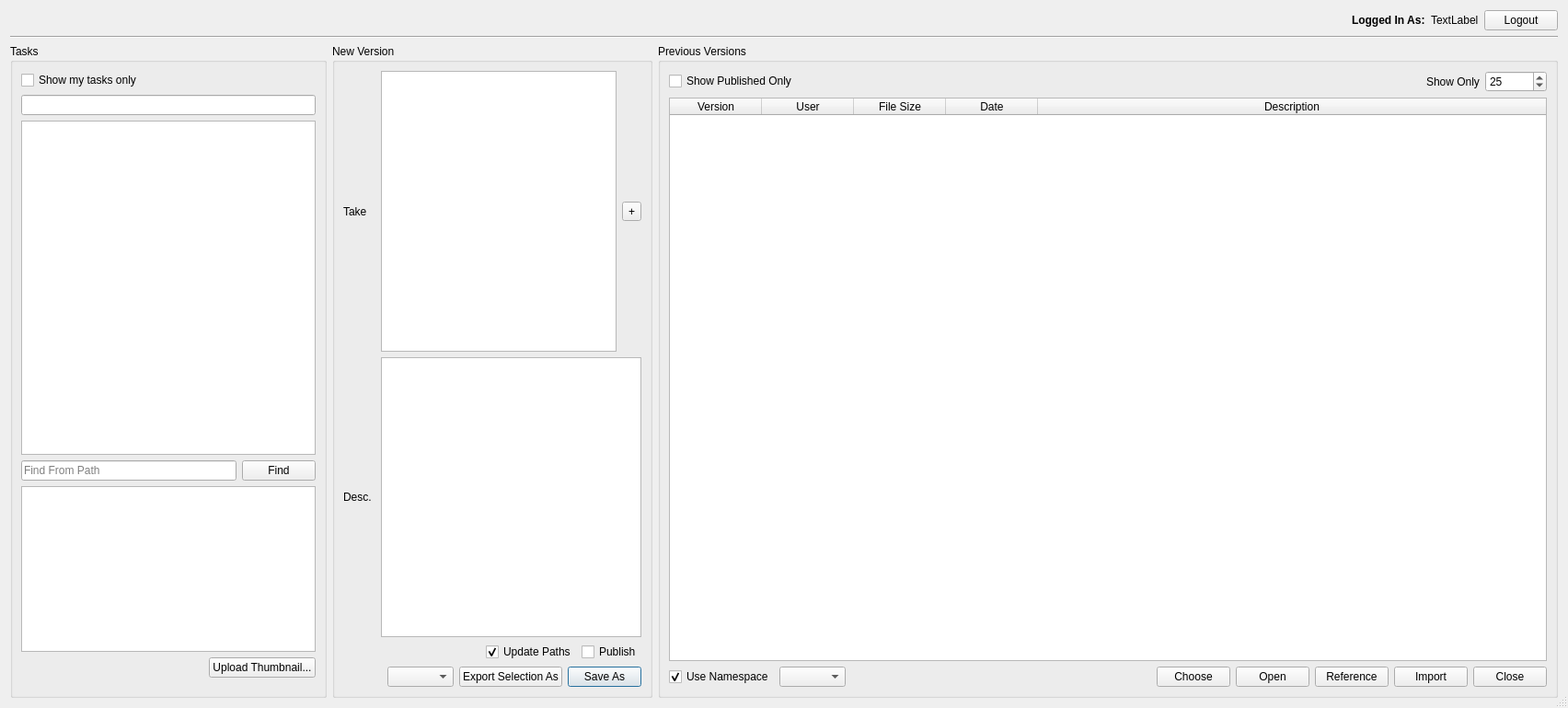
<?xml version="1.0" encoding="UTF-8"?>
<ui version="4.0">
 <class>Dialog</class>
 <widget class="QDialog" name="Dialog">
  <property name="windowModality">
   <enum>Qt::ApplicationModal</enum>
  </property>
  <property name="geometry">
   <rect>
    <x>0</x>
    <y>0</y>
    <width>1704</width>
    <height>769</height>
   </rect>
  </property>
  <property name="sizePolicy">
   <sizepolicy hsizetype="Preferred" vsizetype="Preferred">
    <horstretch>1</horstretch>
    <verstretch>1</verstretch>
   </sizepolicy>
  </property>
  <property name="windowTitle">
   <string>Version Creator - Stalker</string>
  </property>
  <property name="sizeGripEnabled">
   <bool>true</bool>
  </property>
  <property name="modal">
   <bool>true</bool>
  </property>
  <layout class="QHBoxLayout" name="horizontalLayout">
   <item>
    <widget class="QWidget" name="verticalWidget" native="true">
     <property name="sizePolicy">
      <sizepolicy hsizetype="Preferred" vsizetype="Preferred">
       <horstretch>1</horstretch>
       <verstretch>1</verstretch>
      </sizepolicy>
     </property>
     <layout class="QVBoxLayout" name="verticalLayout" stretch="0,0,0">
      <property name="sizeConstraint">
       <enum>QLayout::SetMaximumSize</enum>
      </property>
      <property name="margin">
       <number>0</number>
      </property>
      <item>
       <layout class="QHBoxLayout" name="horizontalLayout_11">
        <item>
         <spacer name="horizontalSpacer">
          <property name="orientation">
           <enum>Qt::Horizontal</enum>
          </property>
          <property name="sizeHint" stdset="0">
           <size>
            <width>40</width>
            <height>20</height>
           </size>
          </property>
         </spacer>
        </item>
        <item>
         <widget class="QLabel" name="logged_in_as_label">
          <property name="text">
           <string>&lt;b&gt;Logged In As:&lt;/b&gt;</string>
          </property>
          <property name="textFormat">
           <enum>Qt::AutoText</enum>
          </property>
         </widget>
        </item>
        <item>
         <widget class="QLabel" name="logged_in_user_label">
          <property name="text">
           <string>TextLabel</string>
          </property>
         </widget>
        </item>
        <item>
         <widget class="QPushButton" name="logout_pushButton">
          <property name="text">
           <string>Logout</string>
          </property>
         </widget>
        </item>
       </layout>
      </item>
      <item>
       <widget class="Line" name="line_3">
        <property name="orientation">
         <enum>Qt::Horizontal</enum>
        </property>
       </widget>
      </item>
      <item>
       <layout class="QHBoxLayout" name="horizontalLayout_14" stretch="0,0,1">
        <item>
         <widget class="QGroupBox" name="tasks_groupBox">
          <property name="title">
           <string>Tasks</string>
          </property>
          <layout class="QVBoxLayout" name="verticalLayout_2">
           <property name="topMargin">
            <number>9</number>
           </property>
           <item>
            <widget class="QCheckBox" name="my_tasks_only_checkBox">
             <property name="text">
              <string>Show my tasks only</string>
             </property>
             <property name="checked">
              <bool>false</bool>
             </property>
            </widget>
           </item>
           <item>
            <layout class="QHBoxLayout" name="horizontalLayout_4">
             <item>
              <widget class="QLineEdit" name="search_task_lineEdit"/>
             </item>
            </layout>
           </item>
           <item>
            <widget class="QTreeView" name="tasks_treeView">
             <property name="toolTip">
              <string>&lt;html&gt;&lt;head/&gt;&lt;body&gt;&lt;p&gt;Right Click:&lt;/p&gt;&lt;ul style=&quot;margin-top: 0px; margin-bottom: 0px; margin-left: 0px; margin-right: 0px; -qt-list-indent: 1;&quot;&gt;&lt;li style=&quot; margin-top:12px; margin-bottom:0px; margin-left:0px; margin-right:0px; -qt-block-indent:0; text-indent:0px;&quot;&gt;To go to the &lt;span style=&quot; font-weight:600;&quot;&gt;Dependent Tasks&lt;/span&gt;&lt;/li&gt;&lt;li style=&quot; margin-top:0px; margin-bottom:12px; margin-left:0px; margin-right:0px; -qt-block-indent:0; text-indent:0px;&quot;&gt;To go to the &lt;span style=&quot; font-weight:600;&quot;&gt;Dependee Tasks&lt;/span&gt;&lt;/li&gt;&lt;/ul&gt;&lt;p&gt;&lt;br/&gt;&lt;/p&gt;&lt;/body&gt;&lt;/html&gt;</string>
             </property>
             <property name="editTriggers">
              <set>QAbstractItemView::NoEditTriggers</set>
             </property>
             <property name="alternatingRowColors">
              <bool>true</bool>
             </property>
             <property name="uniformRowHeights">
              <bool>true</bool>
             </property>
             <attribute name="headerCascadingSectionResizes">
              <bool>true</bool>
             </attribute>
            </widget>
           </item>
           <item>
            <layout class="QHBoxLayout" name="horizontalLayout_3">
             <item>
              <widget class="QLineEdit" name="find_from_path_lineEdit">
               <property name="placeholderText">
                <string>Find From Path</string>
               </property>
              </widget>
             </item>
             <item>
              <widget class="QPushButton" name="find_from_path_pushButton">
               <property name="text">
                <string>Find</string>
               </property>
              </widget>
             </item>
            </layout>
           </item>
           <item>
            <widget class="QGraphicsView" name="thumbnail_graphicsView">
             <property name="sizePolicy">
              <sizepolicy hsizetype="Fixed" vsizetype="Fixed">
               <horstretch>0</horstretch>
               <verstretch>0</verstretch>
              </sizepolicy>
             </property>
             <property name="minimumSize">
              <size>
               <width>320</width>
               <height>180</height>
              </size>
             </property>
             <property name="maximumSize">
              <size>
               <width>320</width>
               <height>180</height>
              </size>
             </property>
             <property name="autoFillBackground">
              <bool>false</bool>
             </property>
             <property name="verticalScrollBarPolicy">
              <enum>Qt::ScrollBarAlwaysOff</enum>
             </property>
             <property name="horizontalScrollBarPolicy">
              <enum>Qt::ScrollBarAlwaysOff</enum>
             </property>
             <property name="backgroundBrush">
              <brush brushstyle="SolidPattern">
               <color alpha="255">
                <red>0</red>
                <green>0</green>
                <blue>0</blue>
               </color>
              </brush>
             </property>
             <property name="interactive">
              <bool>false</bool>
             </property>
             <property name="renderHints">
              <set>QPainter::Antialiasing|QPainter::HighQualityAntialiasing|QPainter::SmoothPixmapTransform|QPainter::TextAntialiasing</set>
             </property>
            </widget>
           </item>
           <item>
            <layout class="QHBoxLayout" name="horizontalLayout_16">
             <property name="bottomMargin">
              <number>10</number>
             </property>
             <item>
              <spacer name="horizontalSpacer_10">
               <property name="orientation">
                <enum>Qt::Horizontal</enum>
               </property>
               <property name="sizeHint" stdset="0">
                <size>
                 <width>40</width>
                 <height>20</height>
                </size>
               </property>
              </spacer>
             </item>
             <item>
              <widget class="QPushButton" name="upload_thumbnail_pushButton">
               <property name="text">
                <string>Upload Thumbnail...</string>
               </property>
              </widget>
             </item>
            </layout>
           </item>
          </layout>
         </widget>
        </item>
        <item>
         <widget class="QGroupBox" name="new_version_groupBox">
          <property name="font">
           <font>
            <weight>50</weight>
            <bold>false</bold>
           </font>
          </property>
          <property name="title">
           <string>New Version</string>
          </property>
          <layout class="QVBoxLayout" name="verticalLayout_6">
           <item>
            <layout class="QGridLayout" name="gridLayout_3">
             <item row="0" column="0">
              <widget class="QLabel" name="takes_label">
               <property name="minimumSize">
                <size>
                 <width>35</width>
                 <height>0</height>
                </size>
               </property>
               <property name="font">
                <font>
                 <weight>50</weight>
                 <bold>false</bold>
                </font>
               </property>
               <property name="text">
                <string>Take</string>
               </property>
              </widget>
             </item>
             <item row="1" column="0">
              <widget class="QLabel" name="description_label">
               <property name="minimumSize">
                <size>
                 <width>35</width>
                 <height>0</height>
                </size>
               </property>
               <property name="text">
                <string>Desc.</string>
               </property>
              </widget>
             </item>
             <item row="0" column="1">
              <layout class="QHBoxLayout" name="horizontalLayout_6">
               <item>
                <widget class="QListWidget" name="takes_listWidget"/>
               </item>
               <item>
                <widget class="QToolButton" name="add_take_toolButton">
                 <property name="text">
                  <string>+</string>
                 </property>
                </widget>
               </item>
              </layout>
             </item>
             <item row="1" column="1">
              <widget class="QTextEdit" name="description_textEdit">
               <property name="enabled">
                <bool>true</bool>
               </property>
               <property name="tabChangesFocus">
                <bool>true</bool>
               </property>
               <property name="html">
                <string>&lt;!DOCTYPE HTML PUBLIC &quot;-//W3C//DTD HTML 4.0//EN&quot; &quot;http://www.w3.org/TR/REC-html40/strict.dtd&quot;&gt;
&lt;html&gt;&lt;head&gt;&lt;meta name=&quot;qrichtext&quot; content=&quot;1&quot; /&gt;&lt;style type=&quot;text/css&quot;&gt;
p, li { white-space: pre-wrap; }
&lt;/style&gt;&lt;/head&gt;&lt;body style=&quot; font-family:'Cantarell'; font-size:11pt; font-weight:400; font-style:normal;&quot;&gt;
&lt;p style=&quot;-qt-paragraph-type:empty; margin-top:0px; margin-bottom:0px; margin-left:0px; margin-right:0px; -qt-block-indent:0; text-indent:0px; font-family:'Sans Serif'; font-size:9pt;&quot;&gt;&lt;br /&gt;&lt;/p&gt;&lt;/body&gt;&lt;/html&gt;</string>
               </property>
              </widget>
             </item>
            </layout>
           </item>
           <item>
            <layout class="QHBoxLayout" name="horizontalLayout_7">
             <item>
              <spacer name="horizontalSpacer_8">
               <property name="orientation">
                <enum>Qt::Horizontal</enum>
               </property>
               <property name="sizeHint" stdset="0">
                <size>
                 <width>40</width>
                 <height>20</height>
                </size>
               </property>
              </spacer>
             </item>
             <item>
              <widget class="QCheckBox" name="update_paths_checkBox">
               <property name="text">
                <string>Update Paths</string>
               </property>
               <property name="checked">
                <bool>true</bool>
               </property>
              </widget>
             </item>
             <item>
              <widget class="QCheckBox" name="publish_checkBox">
               <property name="text">
                <string>Publish</string>
               </property>
              </widget>
             </item>
            </layout>
           </item>
           <item>
            <layout class="QHBoxLayout" name="horizontalLayout_2">
             <item>
              <spacer name="horizontalSpacer_7">
               <property name="orientation">
                <enum>Qt::Horizontal</enum>
               </property>
               <property name="sizeHint" stdset="0">
                <size>
                 <width>40</width>
                 <height>20</height>
                </size>
               </property>
              </spacer>
             </item>
             <item>
              <widget class="QComboBox" name="environment_comboBox"/>
             </item>
             <item>
              <widget class="QPushButton" name="export_as_pushButton">
               <property name="text">
                <string>Export Selection As</string>
               </property>
              </widget>
             </item>
             <item>
              <widget class="QPushButton" name="save_as_pushButton">
               <property name="text">
                <string>Save As</string>
               </property>
               <property name="default">
                <bool>true</bool>
               </property>
              </widget>
             </item>
            </layout>
           </item>
          </layout>
         </widget>
        </item>
        <item>
         <widget class="QGroupBox" name="previous_versions_groupBox">
          <property name="title">
           <string>Previous Versions</string>
          </property>
          <layout class="QVBoxLayout" name="verticalLayout_7">
           <item>
            <layout class="QHBoxLayout" name="horizontalLayout_10">
             <item>
              <widget class="QCheckBox" name="show_published_only_checkBox">
               <property name="text">
                <string>Show Published Only</string>
               </property>
              </widget>
             </item>
             <item>
              <spacer name="horizontalSpacer_9">
               <property name="orientation">
                <enum>Qt::Horizontal</enum>
               </property>
               <property name="sizeHint" stdset="0">
                <size>
                 <width>40</width>
                 <height>20</height>
                </size>
               </property>
              </spacer>
             </item>
             <item>
              <widget class="QLabel" name="show_only_label">
               <property name="text">
                <string>Show Only</string>
               </property>
              </widget>
             </item>
             <item>
              <widget class="QSpinBox" name="version_count_spinBox">
               <property name="maximum">
                <number>999999</number>
               </property>
               <property name="value">
                <number>25</number>
               </property>
              </widget>
             </item>
            </layout>
           </item>
           <item>
            <widget class="QTableWidget" name="previous_versions_tableWidget">
             <property name="toolTip">
              <string>&lt;html&gt;&lt;head/&gt;&lt;body&gt;&lt;p&gt;Right click to:&lt;/p&gt;&lt;ul style=&quot;margin-top: 0px; margin-bottom: 0px; margin-left: 0px; margin-right: 0px; -qt-list-indent: 1;&quot;&gt;&lt;li&gt;&lt;span style=&quot; font-weight:600;&quot;&gt;Copy Path&lt;/span&gt;&lt;/li&gt;&lt;li&gt;&lt;span style=&quot; font-weight:600;&quot;&gt;Browse Path&lt;/span&gt;&lt;/li&gt;&lt;li&gt;&lt;span style=&quot; font-weight:600;&quot;&gt;Change Description&lt;/span&gt;&lt;/li&gt;&lt;/ul&gt;&lt;p&gt;Double click to:&lt;/p&gt;&lt;ul style=&quot;margin-top: 0px; margin-bottom: 0px; margin-left: 0px; margin-right: 0px; -qt-list-indent: 1;&quot;&gt;&lt;li style=&quot; margin-top:12px; margin-bottom:12px; margin-left:0px; margin-right:0px; -qt-block-indent:0; text-indent:0px;&quot;&gt;&lt;span style=&quot; font-weight:600;&quot;&gt;Open&lt;/span&gt;&lt;/li&gt;&lt;/ul&gt;&lt;/body&gt;&lt;/html&gt;</string>
             </property>
             <property name="editTriggers">
              <set>QAbstractItemView::NoEditTriggers</set>
             </property>
             <property name="alternatingRowColors">
              <bool>true</bool>
             </property>
             <property name="selectionMode">
              <enum>QAbstractItemView::SingleSelection</enum>
             </property>
             <property name="selectionBehavior">
              <enum>QAbstractItemView::SelectRows</enum>
             </property>
             <property name="showGrid">
              <bool>false</bool>
             </property>
             <property name="columnCount">
              <number>5</number>
             </property>
             <attribute name="horizontalHeaderStretchLastSection">
              <bool>true</bool>
             </attribute>
             <attribute name="verticalHeaderStretchLastSection">
              <bool>false</bool>
             </attribute>
             <column>
              <property name="text">
               <string>Version</string>
              </property>
             </column>
             <column>
              <property name="text">
               <string>User</string>
              </property>
             </column>
             <column>
              <property name="text">
               <string>File Size</string>
              </property>
             </column>
             <column>
              <property name="text">
               <string>Date</string>
              </property>
             </column>
             <column>
              <property name="text">
               <string>Description</string>
              </property>
             </column>
            </widget>
           </item>
           <item>
            <layout class="QHBoxLayout" name="horizontalLayout_5">
             <item>
              <widget class="QCheckBox" name="useNameSpace_checkBox">
               <property name="toolTip">
                <string>&lt;html&gt;&lt;head/&gt;&lt;body&gt;&lt;p&gt;Uncheck it if you are going to use &lt;span style=&quot; font-weight:600;&quot;&gt;Alembic Cache&lt;/span&gt;.&lt;/p&gt;&lt;/body&gt;&lt;/html&gt;</string>
               </property>
               <property name="text">
                <string>Use Namespace</string>
               </property>
               <property name="checked">
                <bool>true</bool>
               </property>
              </widget>
             </item>
             <item>
              <widget class="QComboBox" name="representations_comboBox"/>
             </item>
             <item>
              <spacer name="horizontalSpacer_2">
               <property name="orientation">
                <enum>Qt::Horizontal</enum>
               </property>
               <property name="sizeHint" stdset="0">
                <size>
                 <width>40</width>
                 <height>20</height>
                </size>
               </property>
              </spacer>
             </item>
             <item>
              <widget class="QPushButton" name="chose_pushButton">
               <property name="text">
                <string>Choose</string>
               </property>
              </widget>
             </item>
             <item>
              <widget class="QPushButton" name="open_pushButton">
               <property name="text">
                <string>Open</string>
               </property>
              </widget>
             </item>
             <item>
              <widget class="QPushButton" name="reference_pushButton">
               <property name="text">
                <string>Reference</string>
               </property>
              </widget>
             </item>
             <item>
              <widget class="QPushButton" name="import_pushButton">
               <property name="text">
                <string>Import</string>
               </property>
              </widget>
             </item>
             <item>
              <widget class="QPushButton" name="close_pushButton">
               <property name="styleSheet">
                <string notr="true"/>
               </property>
               <property name="text">
                <string>Close</string>
               </property>
               <property name="default">
                <bool>false</bool>
               </property>
               <property name="flat">
                <bool>false</bool>
               </property>
              </widget>
             </item>
            </layout>
           </item>
          </layout>
         </widget>
        </item>
       </layout>
      </item>
     </layout>
    </widget>
   </item>
  </layout>
 </widget>
 <tabstops>
  <tabstop>add_take_toolButton</tabstop>
  <tabstop>description_textEdit</tabstop>
  <tabstop>export_as_pushButton</tabstop>
  <tabstop>save_as_pushButton</tabstop>
  <tabstop>previous_versions_tableWidget</tabstop>
  <tabstop>open_pushButton</tabstop>
  <tabstop>reference_pushButton</tabstop>
  <tabstop>import_pushButton</tabstop>
 </tabstops>
 <resources/>
 <connections/>
</ui>
